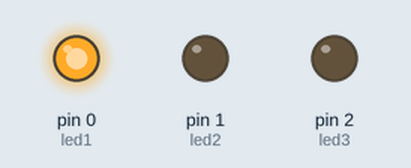
Recording of a sketch running on a simulated Arduino Uno, built with avr-gcc and run on an emulated ATmega328P. On the bench: output pins drawn as LEDs (lit = HIGH).

Above: at 0.17 s.
At 0.87 s:
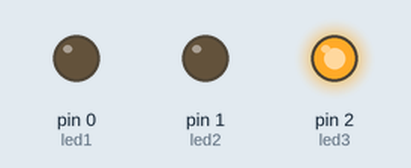
At 2.62 s:
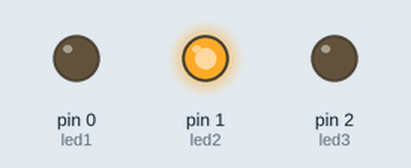
Timing chart, 0 to 3.0 s (numbered marks = the images above):
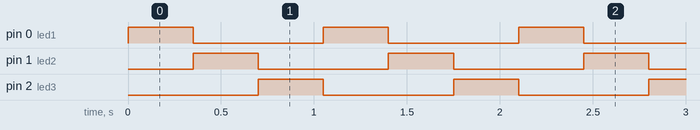

Measured:
- by itself, pin 0 (led1), pin 1 (led2), pin 2 (led3): alternates HIGH for 0.35 s and LOW for 0.70 s
- by itself, everything shown: repeats every 1.1 s, in 4 steps

The sketch:

trabalho2.ino
```cpp
int led1 = 0;
int led2 = 1;
int led3 = 2;


void setup() {
pinMode(led1, OUTPUT);
pinMode(led2, OUTPUT);
pinMode(led3, OUTPUT);
}

void loop() {
digitalWrite(led1, HIGH);
delay(350);
digitalWrite(led2, HIGH);
digitalWrite(led1, LOW);
delay(350);
digitalWrite(led3, HIGH);
digitalWrite(led2, LOW);
delay(350);
digitalWrite(led3, LOW);
}
```
